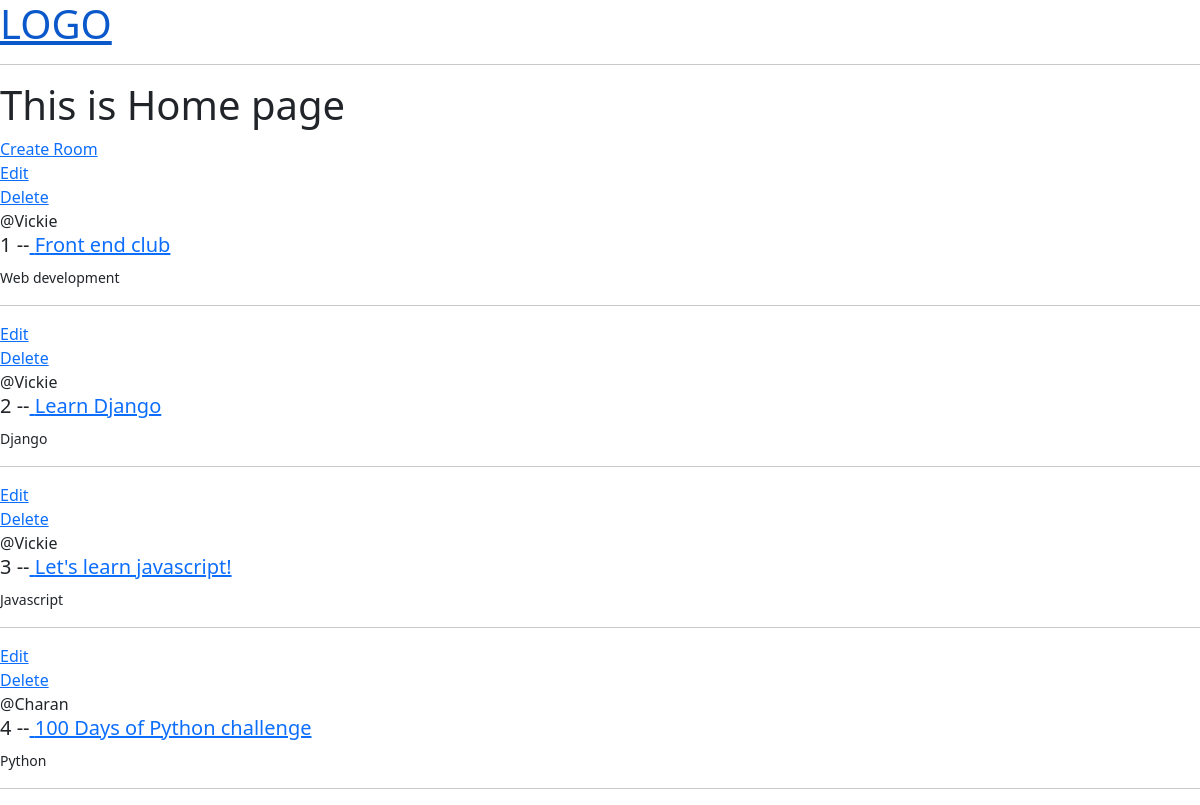
The app's page /, older data.
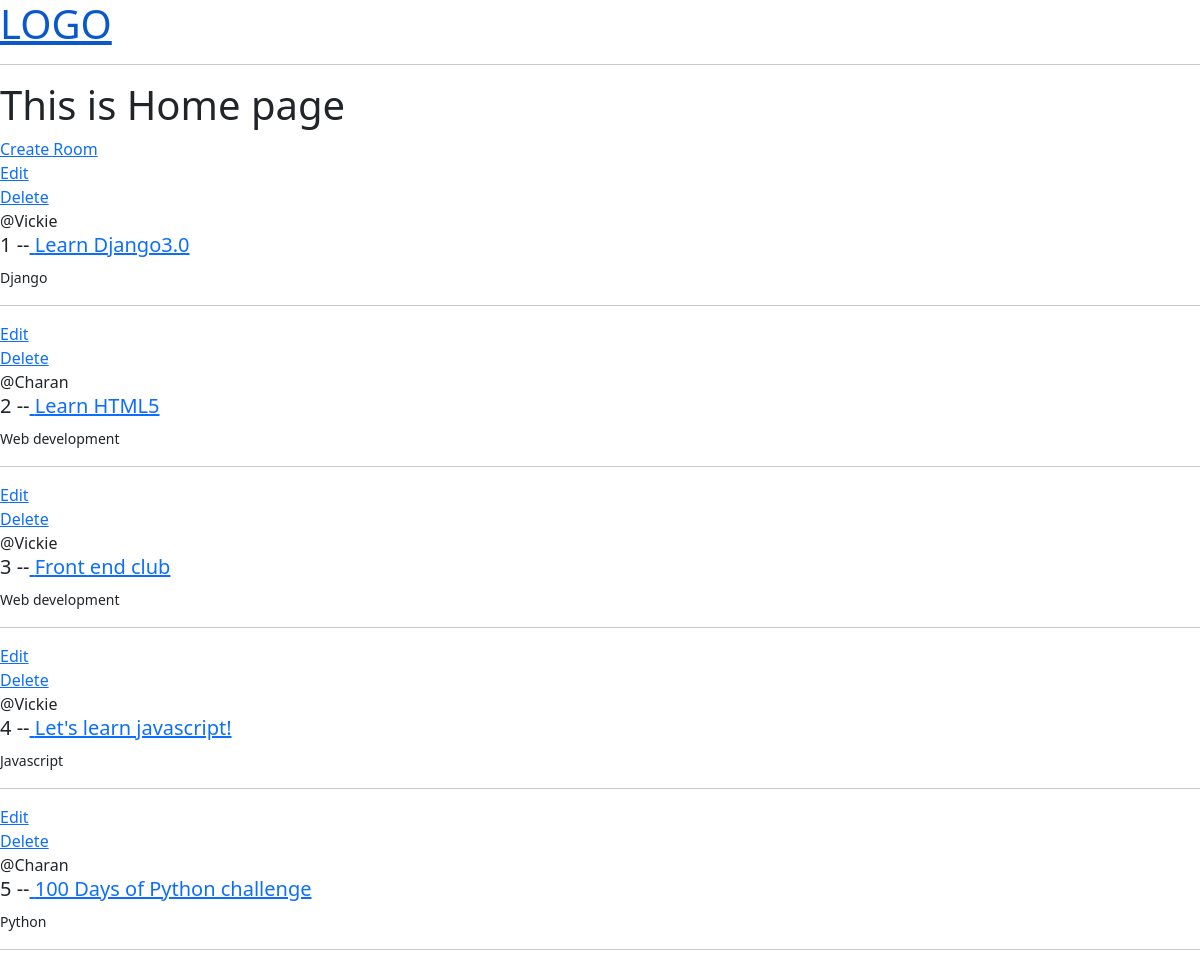
The same page, newer data.
### base/models.py (models this page shows, shortened)
class Room(models.Model):
    host= models.ForeignKey(User,on_delete=models.SET_NULL,null=True)
    topic= models.ForeignKey(Topic,on_delete=models.SET_NULL,null=True)
    name=models.CharField(max_length=200)
    description=models.TextField(null=True,blank=True)
    updated=models.DateTimeField(auto_now=True)
    created=models.DateTimeField(auto_now_add=True)
    class Meta:
        ordering=['-updated','-created']

class Topic(models.Model):
    name=models.CharField(max_length=200)
    def __str__(self):
        return self.name

### base/views.py (the view)
# urls.py: path('',views.home,name="home"),
def home(request):
    rooms=Room.objects.all()
    context={'rooms':rooms}
    return render(request,'base/home.html',context)

### base/templates/base/home.html
{% extends 'main.html' %} {% block content %}
<h1>This is Home page</h1>
<div>
  <a href="{% url 'create-room' %}">Create Room</a>
  <div>
    {% for room in rooms %}
    <div>
      <a href="{% url 'update-room' room.id %}">Edit</a>
      <br>
      <a href="{% url 'delete-room' room.id %}">Delete</a>
      <br>
      <span >@{{room.host.username}}</span>
        <h5>{{forloop.counter}} --<a href="{% url 'room' room.id %}"> {{room.name}}</a></h5>
        <small>{{room.topic}}</small>
        <hr>
    </div>
    {% endfor %}
  </div>
</div>
{% endblock content %}

### templates/main.html (shortened to what this page needs)
<!DOCTYPE html>
<html lang="en">
<head>
    <link href="https://cdn.jsdelivr.net/npm/bootstrap@5.3.2/dist/css/bootstrap.min.css" rel="stylesheet"
>
</head>
</head>
<body>
    {% include 'navbar.html' %}
    {% block content %}
    {% endblock %}
</body>
</html>

### templates/navbar.html
<a href="/">
    <h1>LOGO</h1>
</a>
<hr>

Row changes from the older to the newer data that the page shows:
changed Room "Django": name "Learn Django" → "Learn Django3.0"; moves up the list
added Room: host.username "Charan", name "Learn HTML5", topic "Web development"
